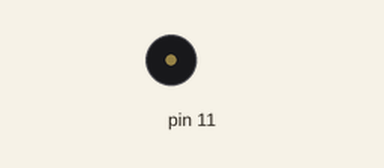
Simulated run of this sketch. Board: Arduino Uno, built with avr-gcc and run on an emulated ATmega328P. Parts: buzzer (waves = sounding).

Above: at 0.1 s.
At 1.1 s:
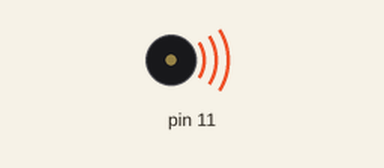
Timing chart, 0 to 2.6 s (numbered marks = the images above):
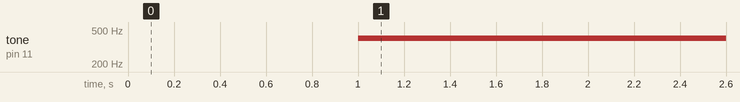

The sketch:

simpletone11.ino
```cpp
void setup() {
    // nothing to do here
 }

 void loop() {
    delay(1000);
   tone(11, 400, 1000);
 }
```

Measured:
- by itself, tone on pin 11: silent → 400 Hz at 1.0 s
